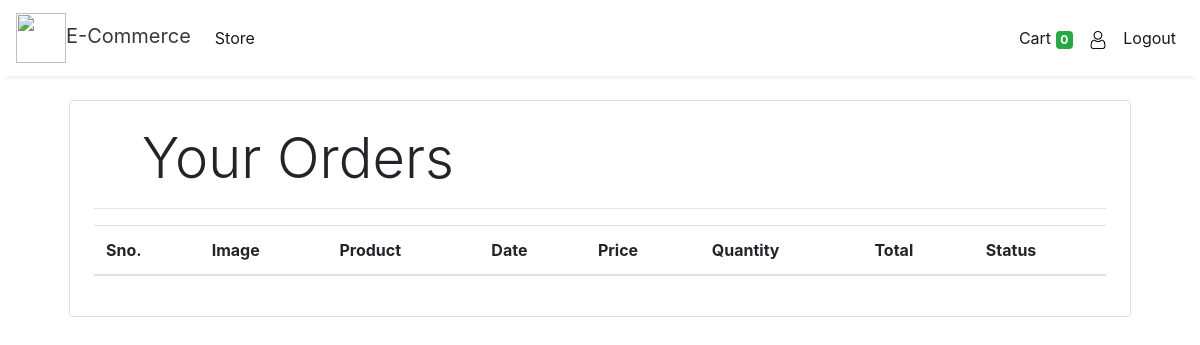
The app's page /orders (signed in), older data.
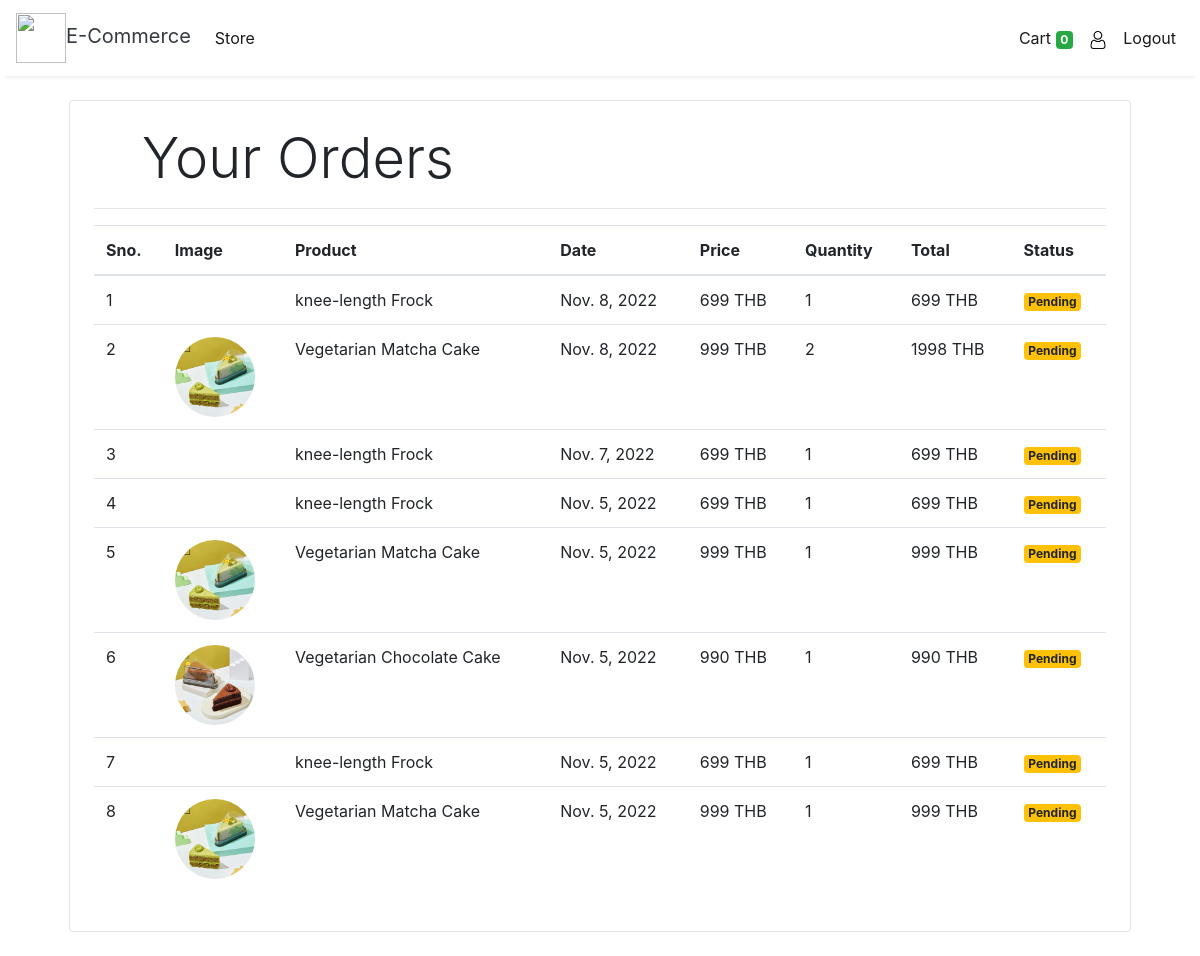
The same page, newer data.
### store/models/orders.py (models this page shows, shortened)
class Order(models.Model):
    product = models.ForeignKey(Products,
                                on_delete=models.CASCADE)
    customer = models.ForeignKey(Customer,
                                 on_delete=models.CASCADE)
    quantity = models.IntegerField(default=1)
    price = models.IntegerField()
    address = models.CharField (max_length=50, default='', blank=True)
    phone = models.CharField (max_length=50, default='', blank=True)
    date = models.DateField (default=datetime.datetime.today)
    status = models.BooleanField (default=False)
    @staticmethod
    def get_orders_by_customer(customer_id):
        return Order.objects.filter(customer=customer_id).order_by('-date')

### store/models/product.py (models this page shows, shortened)
class Products(models.Model):
    name = models.CharField(max_length=60)
    price= models.IntegerField(default=0)
    category= models.ForeignKey(Category,on_delete=models.CASCADE,default=1 )
    description= models.CharField(max_length=250, default='', blank=True, null= True)
    image= models.ImageField(upload_to='uploads/products/')

### store/middlewares/auth.py (the view)
    def middleware(request):
        print(request.session.get('customer'))
        returnUrl = request.META['PATH_INFO']
        print(request.META['PATH_INFO'])
        if not request.session.get('customer'):
           return redirect(f'login?return_url={returnUrl}')
        response = get_response(request)
        return response

### store/templatetags/custom_filter.py (called while the page is built)
@register.filter(name='currency')
def currency(number):
    return str(number)+" THB"

@register.filter(name='multiply')
def multiply(number , number1):
    return number * number1

### store/views/orders.py (called while the page is built)
    def get(self , request ):
        customer = request.session.get('customer')
        orders = Order.get_orders_by_customer(customer)
        print(orders)
        return render(request , 'orders.html'  , {'orders' : orders})

### store/templates/orders.html
{% extends 'base.html' %}
{% block content %}
{% load cart %}
{% load custom_filter %}
<div class="container">
   <div class="border rounded p-4 m-4">
        <p class="display-4 pl-4 ml-4">Your Orders</p>
        <hr>
        <table class="table">
            <thead>
                <tr>
                    <th>Sno.</th>
                    <th>Image</th>
                    <th>Product</th>
                    <th>Date</th>
                    <th>Price</th>
                    <th>Quantity</th>
                    <th>Total</th>
                    <th>Status</th>
                </tr>
            </thead>
            <tbody>
                {% for order in orders %}
                <tr>
                    <td>{{forloop.counter}}</td>
                    <td><img style="height: 80px;" class="rounded-circle" src="{{order.product.image.url}}" alt=""></td>
                    <td>{{order.product.name}}</td>
                    <td>{{order.date}}</td>
                    <td>{{order.price|currency}}</td>
                    <td>{{order.quantity}}</td>
                    <td>{{order.quantity|multiply:order.price|currency}}</td>
                    {% if order.status %}
                    <td><small class="badge badge-success">Completed</small></td>
                    {%else%}
                    <td><small class="badge badge-warning">Pending</small></td>
                    {% endif %}
                </tr>
                {% endfor %}
            </tbody>
        </table>
   </div>
</div>
{% endblock %}

### store/templates/base.html (shortened to what this page needs)
{% load static %}
<!doctype html>
<html lang="en">
<head>
  <link rel="stylesheet" href="https://maxcdn.bootstrapcdn.com/bootstrap/4.0.0/css/bootstrap.min.css"
>
</head>
<body style="background-color:rgb(255, 255, 255);">
<nav class="one-edge-shadow
  navbar navbar-light
  sticky-top navbar
  navbar-expand-lg
  text-white">
    <a class="navbar-brand ms-3 text-dark " href="/">
    <link rel="stylesheet" href="https://use.fontawesome.com/releases/v5.7.0/css/all.css">
    <img src="https://www.freepnglogos.com/uploads/shopping-cart-png/shopping-cart-svg-png-icon-download-28.png" style="width:50px;height:50px;color:text-light;">E-Commerce</a>
    <div class="collapse navbar-collapse" id="navbarSupportedContent">
      <ul class="navbar-nav mr-auto">
        <li class="nav-item active">
          <a class="nav-link" href="/store">Store <span class="sr-only">(current)</span></a>
        </li>
          </ul>
      <ul class=" navbar-nav my-2 my-lg-0">
        <li class="nav-item active">
          <a class="nav-link" href="/cart">Cart
            <span class="badge badge-success">{{request.session.cart.keys|length}}</span>
            <span class="sr-only">(current)</span></a>
        </li>
        {% if request.session.customer %}
        <li class="nav-item active ">
          <a class="nav-link" href="/orders"><img border="0" alt="user information" src="{% static 'user.png' %}" width="18" height="18" ></a>
        </li>
        <li class="nav-item active ">
          <a class="nav-link" href="/logout">Logout<span class="sr-only">(current)</span></a>
        </li>
        {% endif %}
      </ul>
    </div>
  </nav>
  {% block content %}{% endblock %}
</body>
</html>

### store/templates/base.html (style rules this page uses)
nav { background-color: rgb(255, 255, 255); }
.one-edge-shadow { box-shadow: 0 8px 2px -5px rgb(246, 245, 245); }

Row changes from the older to the newer data that the page shows:
added Order: product.name "knee-length Frock", date "Nov. 8, 2022", price "699 THB", quantity "1", quantity|multiply "699 THB", status "Pending"
added Order: product.image (picture), product.name "Vegetarian Matcha Cake", date "Nov. 8, 2022", price "999 THB", quantity "2", quantity|multiply "1998 THB", status "Pending"
added Order: product.name "knee-length Frock", date "Nov. 7, 2022", price "699 THB", quantity "1", quantity|multiply "699 THB", status "Pending"
added Order: product.name "knee-length Frock", date "Nov. 5, 2022", price "699 THB", quantity "1", quantity|multiply "699 THB", status "Pending"
added Order: product.image (picture), product.name "Vegetarian Matcha Cake", date "Nov. 5, 2022", price "999 THB", quantity "1", quantity|multiply "999 THB", status "Pending"
added Order: product.image (picture), product.name "Vegetarian Chocolate Cake", date "Nov. 5, 2022", price "990 THB", quantity "1", quantity|multiply "990 THB", status "Pending"
added Order: product.name "knee-length Frock", date "Nov. 5, 2022", price "699 THB", quantity "1", quantity|multiply "699 THB", status "Pending"
added Order: product.image (picture), product.name "Vegetarian Matcha Cake", date "Nov. 5, 2022", price "999 THB", quantity "1", quantity|multiply "999 THB", status "Pending"
